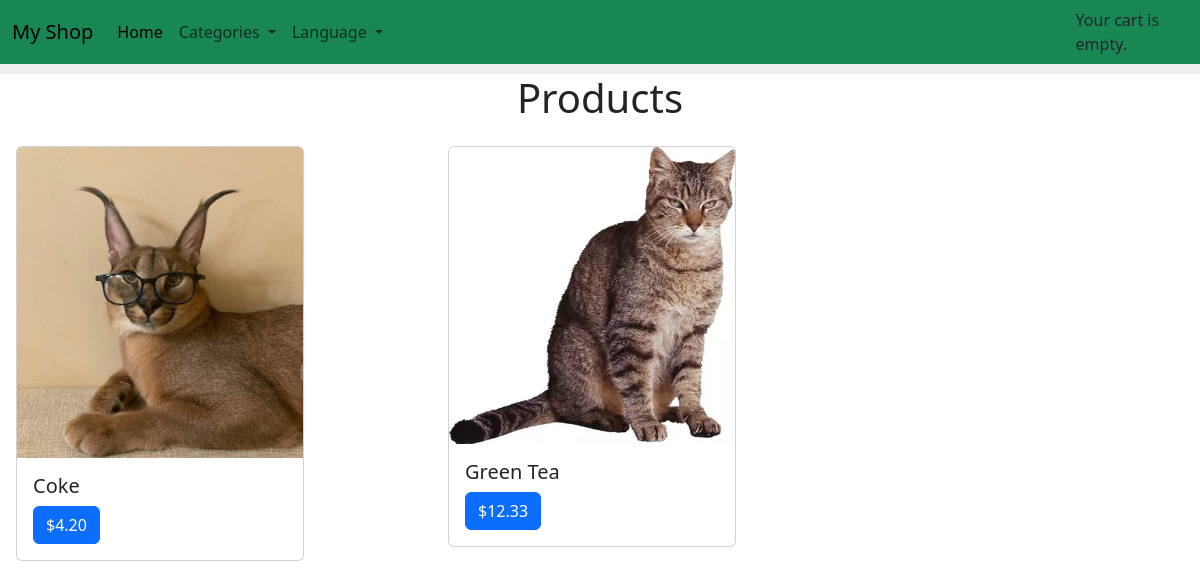
The page /en/ on the database its author committed.
### shop/models.py (models this page shows, shortened)
class Product(models.Model):
    category = models.ForeignKey(Category, on_delete=models.CASCADE, related_name='products')
    name = models.CharField(max_length=200)
    slug = models.SlugField(max_length=200)
    image = models.ImageField(upload_to='products/%Y/%m/%d', blank=True)
    description = models.TextField(blank=True)
    price = models.DecimalField(max_digits=10, decimal_places=2)
    available = models.BooleanField(default=True)
    created = models.DateTimeField(auto_now_add=True)
    updated = models.DateTimeField(auto_now=True)
    class Meta:
        indexes = [
            models.Index(fields=['id','slug']),
            models.Index(fields=['name']),
            models.Index(fields=['-created'])
        ]
        ordering = ['name']
    def get_absolute_url(self):
        return reverse('shop:product_detail', args=[self.id, self.slug])

### shop/views.py (the view)
# urls.py: path('', views.product_list, name='product_list' ),
def product_list(request, category_slug=None):
    category = None
    categories  = Category.objects.all()
    products = Product.objects.filter(available=True)
    if category_slug:
        category = get_object_or_404(Category, slug = category_slug)
        products = products.filter(category=category)
    return  render(request, 'shop/products/list.html', {'category':category, 'categories':categories, 'products':products})

### cart/cart.py (called while the page is built)
    def __len__(self):
        return sum(item['quantity']  for item in self.cart.values())

### cart/context_processors.py (called while the page is built)
def cart(request):
    return {'cart':Cart(request)}

### shop/models.py (called while the page is built)
    def get_absolute_url(self):
        return reverse('shop:product_list_by_category', args=[self.slug])

### shop/templates/shop/products/list.html (shortened to what this page needs)
{% extends "shop/base.html" %}
{% load static %}
{% block content %}
<div id="main">
    <div class="row ">
        <div class="col-12 text-center">
            <h1 class="text-center">{% if category %}{{ category.name }}{% else %}Products{% endif %}</h1>
        </div>
    </div>
    <div class="row">
        <div class="row">
        {% for product in products %}
            <div class="col-4 mx-3 my-3">
                <div class="card" style="width: 18rem;">
                    <img src="{% if product.image %}{{ product.image.url }}{% else %}{% static 'img/no_image.png' %}{% endif %}" class="card-img-top" alt="...">
                    <div class="card-body">
                      <h5 class="card-title">{{ product.name }}</h5>
                      <a href="{{ product.get_absolute_url }}" class="btn btn-primary">${{ product.price }}</a>
                    </div>
                  </div>
            </div>
            {% endfor %}
        </div>
        </div>
    </div>
{% endblock %}

### static/css/base.css (style rules this page uses)
body { font-family: Arial, sans-serif; margin: 0; padding: 0; }
a { text-decoration: none; color: #007bff; }
h1, h2, h3 { margin: 10px 0; font-weight: bold; }
h1 { margin-bottom: 20px; text-align: center; }

### rows shown on the page
Product: image (picture), name "Coke", price "4.20"
Product: image (picture), name "Green Tea", price "12.33"
